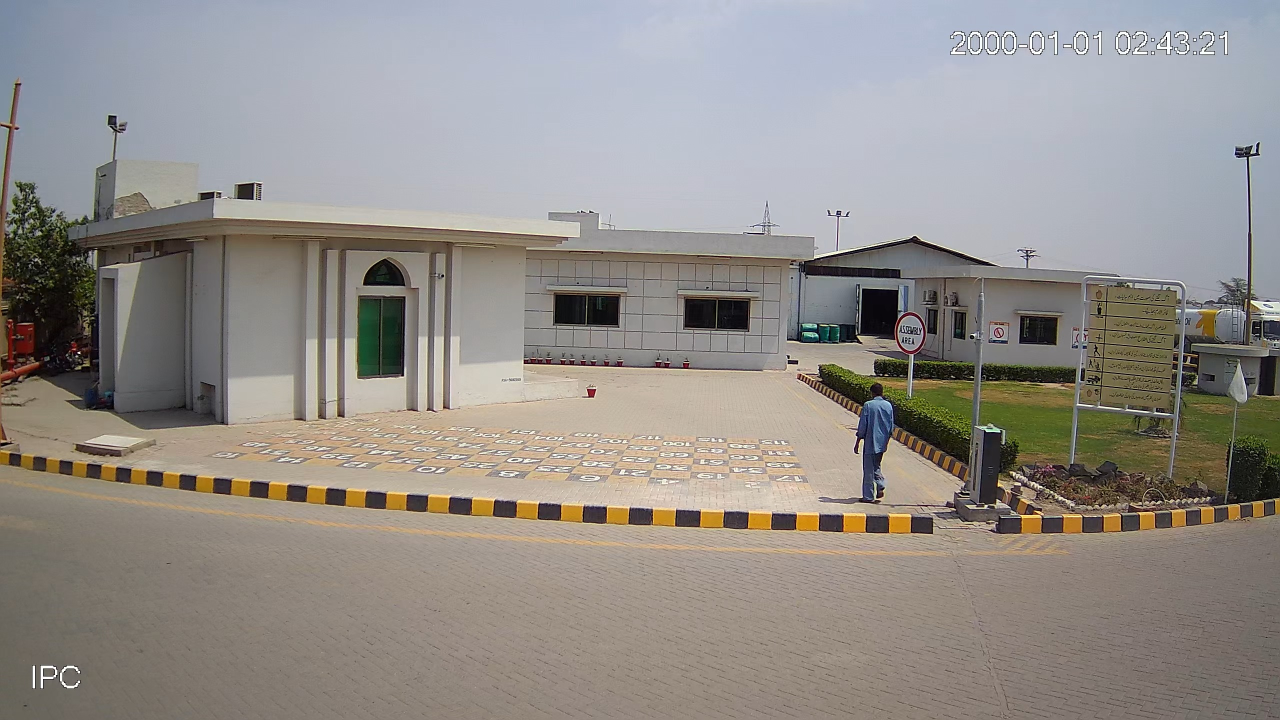
#> input picture Cam1.jpg, 2560 x 1440 px (shown at 1/2 size)
$ python Zone.py
#> lines starting #> are read from the running program, lines starting #| are printed output that depends on the picture
import cv2

# Load and resize image
img = cv2.imread("Cam1.jpg")
#> img is the input picture: shape (1440, 2560, 3); mean B, G, R 137.6, 142.2, 146.8
TARGET_WIDTH, TARGET_HEIGHT = 640, 480
img = cv2.resize(img, (TARGET_WIDTH, TARGET_HEIGHT))
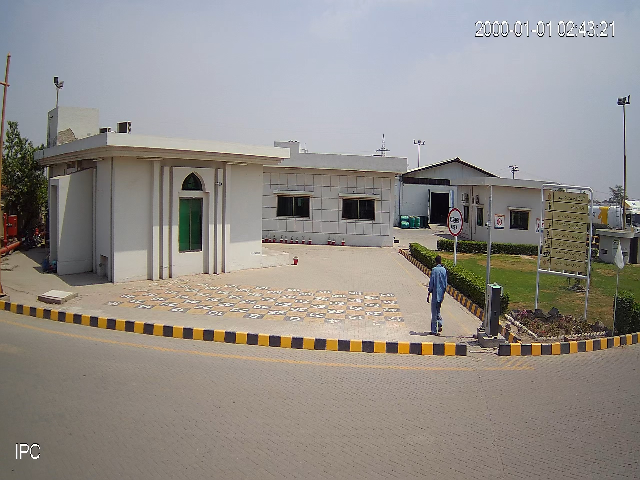
#> img: shape (480, 640, 3); mean B, G, R 137.8, 142.4, 147
clone = img.copy()

zone_start = None
zone_end = None
drawing = False

def draw_zone(event, x, y, flags, param):
    global zone_start, zone_end, drawing, img

    if event == cv2.EVENT_LBUTTONDOWN:
        zone_start = (x, y)
        drawing = True

    elif event == cv2.EVENT_MOUSEMOVE and drawing:
        img = clone.copy()
        cv2.rectangle(img, zone_start, (x, y), (0, 255, 0), 2)

    elif event == cv2.EVENT_LBUTTONUP:
        zone_end = (x, y)
        drawing = False
        cv2.rectangle(img, zone_start, zone_end, (0, 255, 0), 2)

        # Draw coordinate text on image
        coord_text = f"{zone_start} to {zone_end}"
        cv2.putText(img, coord_text, (zone_start[0], zone_start[1] - 10),
                    cv2.FONT_HERSHEY_SIMPLEX, 0.6, (0, 255, 0), 2)

        print(f"Zone coordinates: {coord_text}")

        # Save coordinates to a text file
        with open("zone_coords.txt", "w") as f:
            f.write(f"{zone_start[0]},{zone_start[1]},{zone_end[0]},{zone_end[1]}")

# Set up window and mouse callback
cv2.namedWindow("Draw Zone")
cv2.setMouseCallback("Draw Zone", draw_zone)

while True:
    cv2.imshow("Draw Zone", img)
    key = cv2.waitKey(1)
#> (key q is pressed here)
    if key == ord("q"):
        break

cv2.destroyAllWindows()
